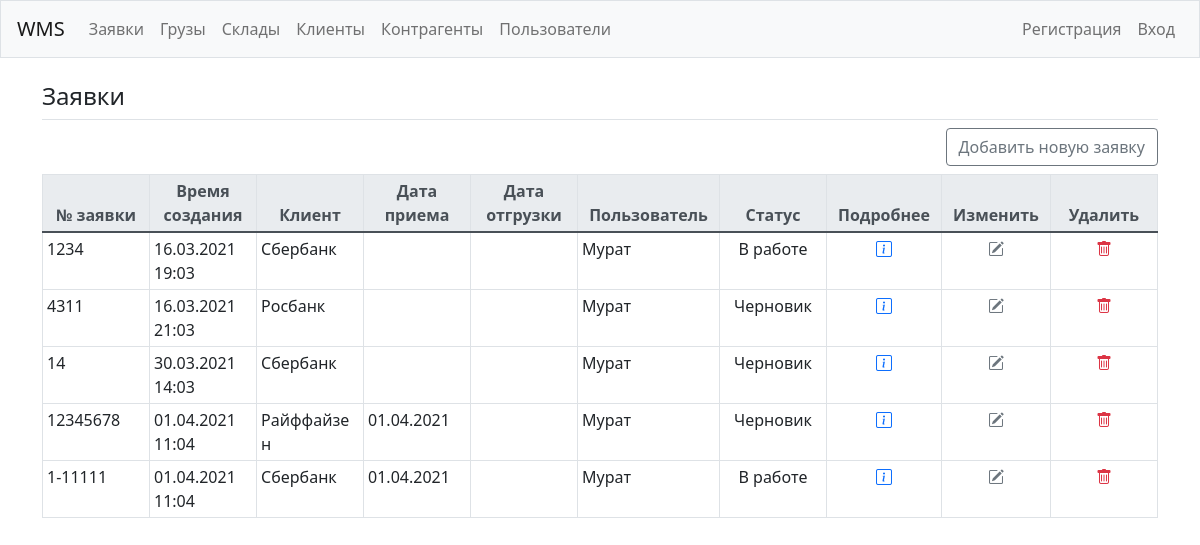
/orders/, run on an earlier commit of the app's database.
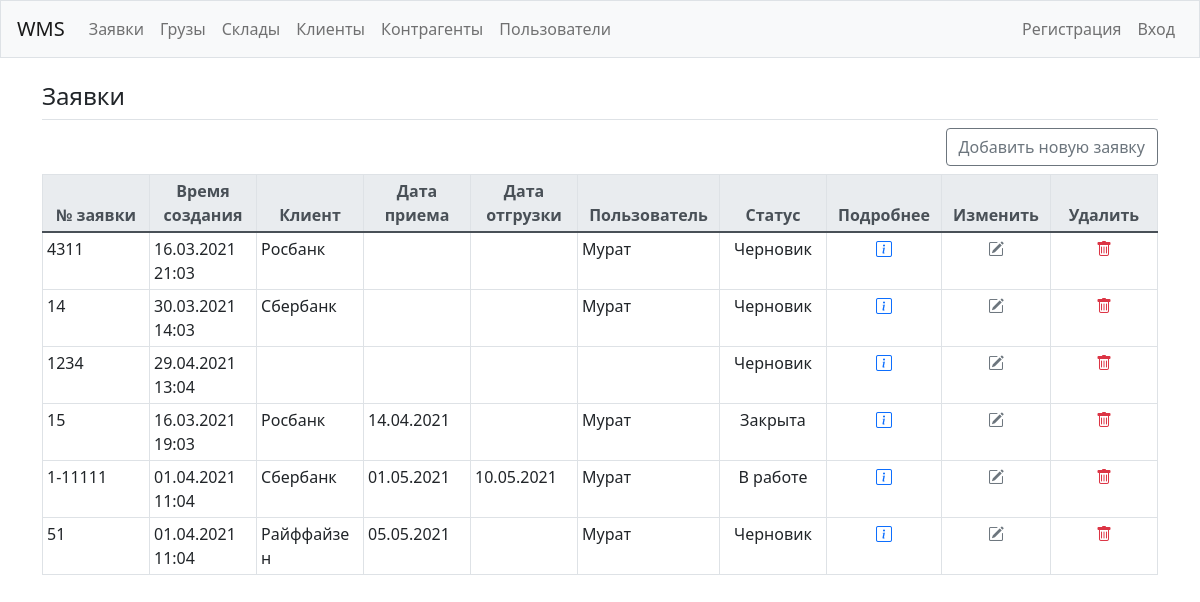
And on a later commit of the database.
### wms/models.py (models this page shows, shortened)
class Order(models.Model):
    logistic_order = models.CharField(max_length=200)
    client = models.ForeignKey(Client, on_delete=models.SET_NULL, blank=True, null=True)
    customer = models.ForeignKey(Customer, on_delete=models.SET_NULL, blank=True, null=True)
    storage = models.ForeignKey(Storage, on_delete=models.SET_NULL, null=True)
    status = models.CharField(
        max_length=10,
        choices=OrderStatus.choices,
        default=OrderStatus.draft,
    )
    date_in = models.DateField('Дата приема', blank=True, null=True)
    date_out = models.DateField('Дата отгрузки', blank=True, null=True)
    driver = models.CharField(max_length=200, blank=True, null=True)
    driver_car = models.CharField(max_length=200, blank=True, null=True)
    storage_order = models.CharField(max_length=200, blank=True, null=True)
    date_created = models.DateTimeField('date published', auto_now_add=True)

class Client(models.Model):
    name = models.CharField(max_length=200)
    pub_date = models.DateTimeField('date published', auto_now_add=True)
    def __str__(self):
        return self.name

class Customer(models.Model):
    user = models.ForeignKey(User, on_delete=models.SET_NULL, null=True)
    name = models.CharField(max_length=200, blank=True)
    post = models.CharField(max_length=200, blank=True)
    phone = models.CharField(max_length=200, blank=True)
    email = models.CharField(max_length=200, blank=True)
    profile_pic = models.CharField(max_length=200, blank=True)
    date_created = models.DateTimeField('date published', auto_now_add=True)
    def __str__(self):
        return self.name

### wms/views.py (the view)
# urls.py: path('orders/', views.orders, name='orders'),
def orders(request):
    orders = Order.objects.all().order_by('date_in')
    context = {'orders': orders}
    return render(request, 'wms/orders.html', context)

### wms/templates/wms/orders.html
{% extends "wms/base.html" %}
{% block page_header %}
  <h4>Заявки</h4>
{% endblock page_header %}
{% block content %}
<div class="d-flex flex-row-reverse">
  <a class="btn btn-outline-secondary mb-2" href="{% url 'wms:new_order' %}">Добавить новую заявку</a>
</div>
<table class="table table-hover table-sm table-bordered table-responsive text-center w-100 d-block d-md-table">
  <thead class="thead-light">
    <tr>
      <th>№ заявки</th>
      <th>Время создания</th>
      <th>Клиент</th>
      <th>Дата приема</th>
      <th>Дата отгрузки</th>
      <th>Пользователь</th>
      <th>Статус</th>
      <th>Подробнее</th>
      <th>Изменить</th>
      <th>Удалить</th>
    </tr>
  </thead>
  <tbody>
    {% for order in orders %}
      <tr class="text-left">
        <td class="col-1">{{ order.logistic_order }}</td>
        <td class="col-1">{{ order.date_created|date:'d.m.Y H:m' }}</td>
        {% if order.client == None %}
        <td class="col-1 text-break"></td>
        {% else %}
        <td class="col-1 text-break">{{ order.client }}</td>
        {% endif %}
        <td class="col-1">{{ order.date_in|date:'d.m.Y' }}</td>
        <td class="col-1">{{ order.date_out|date:'d.m.Y' }}</td>
        {% if order.customer == None %}
        <td class="col-1 text-break"></td>
        {% else %}
        <td class="col-1 text-break">{{ order.customer }}</td>
        {% endif %}
        <td class="col-1 text-center">{{ order.status }}</td>
        <td class="col-1 text-center">
          <a class="link-primary" href="{% url 'wms:order' order.id %}"><i class="bi bi-info-square" title="Подробнее"></i></a>
        </td>
        <td class="col-1 text-center">
          <a class="link-secondary" href="{% url 'wms:update_order' order.id %}"><i class="bi bi-pencil-square" title="Изменить"></i></a>
        </td>
        <td class="col-1 text-center">
          <a class="link-danger" href="{% url 'wms:delete_order' order.id %}"><i class="bi bi-trash" title="Удалить"></i></a>
        </td>
      </tr>
    {% empty %}
      <tr class="col-12">
        <td>Не добавлено ни одной заявки. Добавьте первую заявку.</td>
      </tr>
    {% endfor %}
  </tbody>
</table>
{% endblock content %}

### wms/templates/wms/base.html (shortened to what this page needs)
{% load bootstrap4 %}
{% load static %}
<!doctype html>
<html lang="en">
<head>
    {% bootstrap_css %}
    <link rel="stylesheet" href="https://cdn.jsdelivr.net/npm/bootstrap-icons@1.4.1/font/bootstrap-icons.css">
    <link href="https://cdn.jsdelivr.net/npm/bootstrap@5.0.0-beta3/dist/css/bootstrap.min.css" rel="stylesheet">
</head>
<body class="font-weight-normal">
    <nav class="navbar navbar-expand-md navbar-light bg-light mb-4 border">
        <a class="navbar-brand" href="{% url 'wms:index' %}">WMS</a>
        <div class="collapse navbar-collapse" id="navbarCollapse">
            <ul class="navbar-nav mr-auto">
                <li class="nav-item">
                    <a class="nav-link" href="{% url 'wms:orders' %}">Заявки</a>
                </li>
                <li class="nav-item">
                    <a class="nav-link" href="{% url 'wms:atms' %}">Грузы</a>
                </li>
                <li class="nav-item">
                    <a class="nav-link" href="{% url 'wms:storages' %}">Склады</a>
                </li>
                <li class="nav-item">
                    <a class="nav-link" href="{% url 'wms:clients' %}">Клиенты</a>
                </li>
                <li class="nav-item">
                    <a class="nav-link" href="{% url 'wms:contractors' %}">Контрагенты</a>
                </li>
                <li class="nav-item">
                    <a class="nav-link" href="{% url 'wms:customers' %}">Пользователи</a>
                </li>
            </ul>
            <ul class="navbar-nav ml-auto">
                {% if user.is_authenticated %}
                    <li class="nav-item">
                        <span class="navbar-text">Hello, {{ user.username }}.</span>
                    </li>
                    <li class="nav-item">
                        <a class="nav-link" href="{% url 'users:logoutUser' %}">Выход</a>
                    </li>
                {% else %}
                    <li class="nav-item">
                        <a class="nav-link" href="{% url 'users:register' %}">Регистрация</a>
                    </li>
                    <li class="nav-item">
                        <a class="nav-link" href="{% url 'users:login' %}">Вход</a>
                    </li>
                {% endif %}
            </ul>
        </div>
    </nav>
    <main role="main" class="container">
        <div class="pg-2 mb-2 border-bottom">
            {% block page_header %}{% endblock page_header %}
        </div>
        <div>
            {% block content %}{% endblock content %}
        </div>
    </main>
</body>
</html>

What changed in the data, as far as the page shows it:
added Order: logistic_order "1234", date_created "29.04.2021 13:04", status "Черновик"
changed Order: logistic_order "1234" → "15"; client "Сбербанк" → "Росбанк"; date_in (not shown) → "14.04.2021"; status "В работе" → "Закрыта"; moves down the list
changed Order "В работе": date_in "01.04.2021" → "01.05.2021"; date_out (not shown) → "10.05.2021"; moves up the list
changed Order "Райффайзен": logistic_order "12345678" → "51"; date_in "01.04.2021" → "05.05.2021"
